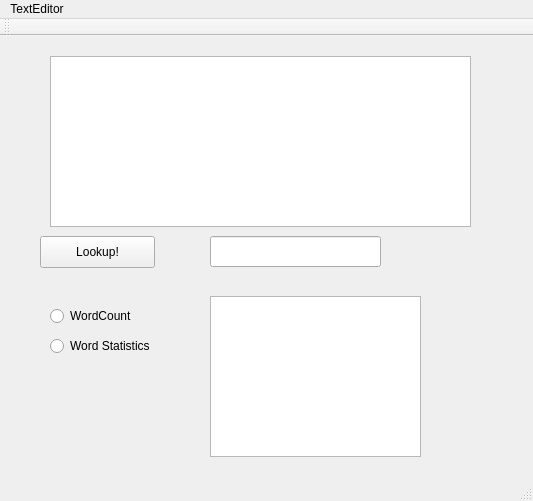
<?xml version="1.0" encoding="UTF-8"?>
<ui version="4.0">
 <class>MainWindow</class>
 <widget class="QMainWindow" name="MainWindow">
  <property name="geometry">
   <rect>
    <x>0</x>
    <y>0</y>
    <width>533</width>
    <height>501</height>
   </rect>
  </property>
  <property name="windowTitle">
   <string>Text Processor</string>
  </property>
  <widget class="QWidget" name="centralWidget">
   <widget class="QPushButton" name="pushButton">
    <property name="geometry">
     <rect>
      <x>40</x>
      <y>200</y>
      <width>115</width>
      <height>32</height>
     </rect>
    </property>
    <property name="text">
     <string>Lookup!</string>
    </property>
   </widget>
   <widget class="QTextEdit" name="textEdit">
    <property name="geometry">
     <rect>
      <x>50</x>
      <y>20</y>
      <width>421</width>
      <height>171</height>
     </rect>
    </property>
   </widget>
   <widget class="QLineEdit" name="lineEdit">
    <property name="geometry">
     <rect>
      <x>210</x>
      <y>200</y>
      <width>171</width>
      <height>31</height>
     </rect>
    </property>
   </widget>
   <widget class="QTextBrowser" name="textBrowser">
    <property name="geometry">
     <rect>
      <x>210</x>
      <y>260</y>
      <width>211</width>
      <height>161</height>
     </rect>
    </property>
   </widget>
   <widget class="QRadioButton" name="wordCount">
    <property name="geometry">
     <rect>
      <x>50</x>
      <y>270</y>
      <width>102</width>
      <height>20</height>
     </rect>
    </property>
    <property name="text">
     <string>WordCount</string>
    </property>
   </widget>
   <widget class="QRadioButton" name="wordStats">
    <property name="geometry">
     <rect>
      <x>50</x>
      <y>300</y>
      <width>131</width>
      <height>20</height>
     </rect>
    </property>
    <property name="text">
     <string>Word Statistics</string>
    </property>
   </widget>
  </widget>
  <widget class="QMenuBar" name="menuBar">
   <property name="geometry">
    <rect>
     <x>0</x>
     <y>0</y>
     <width>533</width>
     <height>22</height>
    </rect>
   </property>
   <widget class="QMenu" name="menuTextEditor">
    <property name="title">
     <string>TextEditor</string>
    </property>
   </widget>
   <addaction name="menuTextEditor"/>
  </widget>
  <widget class="QToolBar" name="mainToolBar">
   <attribute name="toolBarArea">
    <enum>TopToolBarArea</enum>
   </attribute>
   <attribute name="toolBarBreak">
    <bool>false</bool>
   </attribute>
  </widget>
  <widget class="QStatusBar" name="statusBar"/>
 </widget>
 <layoutdefault spacing="6" margin="11"/>
 <resources/>
 <connections/>
</ui>
